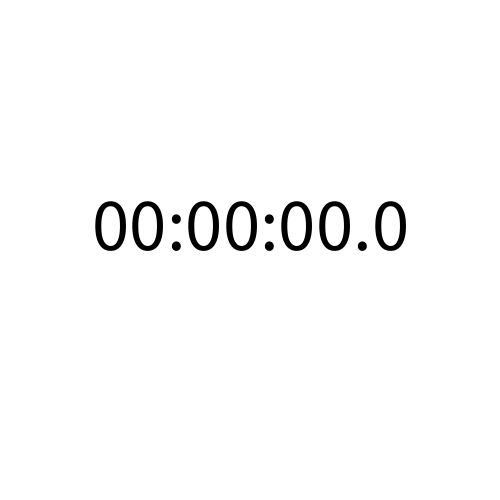
Frame 1 (no input)
Frame 60 (the mouse pressed at the canvas centre just before this capture): identical to frame 1, image omitted
Frame 120 (the mouse held since frame 60 and released just before this capture): identical to frame 1, image omitted

The Processing sketch that drew this single still picture (run headless with seeded random() and noise(); from frame 60 on, the mouse is pressed at the canvas centre):

// Processing sketch: Opdracht_12_4
// ── Opdracht_12_4.pde
int timeInMil;
int timeInSec;
int timeInMin;
int timeInHr;
int frameRateCounter;
boolean started = false;
boolean starter;

void setup() {
  size(500, 500);
  frameRate(100);
}

void draw() {
  background(255);
  if (started) {
    frameRateCounter++;
    if (frameRateCounter > 0 && frameRateCounter % 10 == 0) {
      timeInMil++;
    }
    if (timeInMil == 10) {
      timeInSec++;
      timeInMil = 0;
    }
    if (timeInSec == 60) {
      timeInMin++;
      timeInSec = 0;
    }
    if (timeInMin == 60) {
      timeInHr++;
      timeInMin = 0;
    }
  }
  textAlign(CENTER);
  fill(0);
  textSize(75);
  text(nf(timeInHr, 2) + ":" + nf(timeInMin, 2) + ":" + nf(timeInSec, 2) + "." + nf(timeInMil, 1), width / 2, height / 2);
}

void keyPressed() {
  if ((key == 'a' || key == 'A') && started == false) {
    starter = true;
  }
  if ((key == 'a' || key == 'A') && started == true) {
    starter = false;
  }
  if (key == 'r' || key == 'R') {
    timeInMil = 0;
    timeInSec = 0;
    timeInMin = 0;
    timeInHr = 0;
  }
  started = starter;
}
